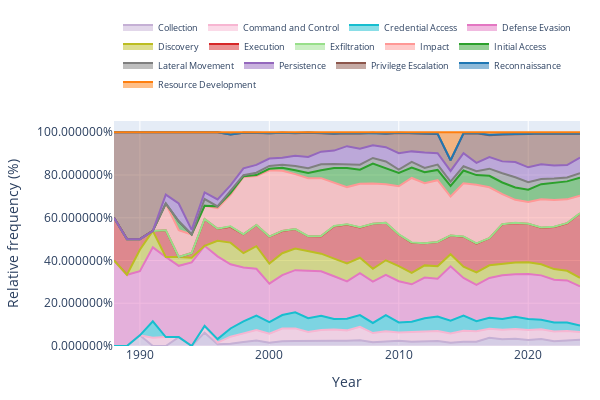

This figure's notebook cell:
### Markdown cell above
### A.3.3 ATT&CK technique distribution within CVEs over the years

### Code cell
import pandas as pd
import numpy as np
import plotly.express as px
import ast

# Assume the dataframe 'df' is already loaded and prepared

# Step 1: Check and ensure attack_tactic column contains lists
def ensure_list_format(x):
    if isinstance(x, str):
        try:
            return ast.literal_eval(x)
        except (ValueError, SyntaxError):
            return x  # Return as-is if it's already a valid string or list
    elif isinstance(x, list):
        return x  # Return as-is if it's already a list
    else:
        return np.nan  # Set invalid values to NaN

attack_df['attack_tactic'] = attack_df['attack_tactic'].apply(ensure_list_format)

# Step 2: Drop rows with NaN in attack_tactic and make a copy to avoid the SettingWithCopyWarning
a33_df = attack_df.dropna(subset=['attack_tactic']).copy()

# Step 3: Extract the year from the published_date column using .loc[] to avoid the warning
a33_df.loc[:, 'published_year'] = pd.to_datetime(a33_df['published_date']).dt.year

# Step 4: Explode the attack_tactic list into separate rows to count each tactic per year
a33_df = a33_df.explode('attack_tactic')

# Step 4: Create the mapping between dataset format and the ATT&CK kill chain
tactic_mapping = {
    'reconnaissance': 'Reconnaissance',
    'resource-development': 'Resource Development',
    'initial-access': 'Initial Access',
    'execution': 'Execution',
    'persistence': 'Persistence',
    'privilege-escalation': 'Privilege Escalation',
    'defense-evasion': 'Defense Evasion',
    'credential-access': 'Credential Access',
    'discovery': 'Discovery',
    'lateral-movement': 'Lateral Movement',
    'collection': 'Collection',
    'command-and-control': 'Command and Control',
    'exfiltration': 'Exfiltration',
    'impact': 'Impact'
}

# Step 5: Translate the attack_tactic values using the mapping and filter only mapped values
a33_df['attack_tactic_translated'] = a33_df['attack_tactic'].map(tactic_mapping)
a33_df = a33_df.dropna(subset=['attack_tactic_translated'])

# Step 6: Group the data by year and translated attack_tactic, and count occurrences
tactic_by_year = a33_df.groupby(['published_year', 'attack_tactic_translated']).size().reset_index(name='count')

# Step 7: Pivot the data so that each column represents an attack tactic, and each row represents a year
pivot_tactic_year = tactic_by_year.pivot(index='published_year', columns='attack_tactic_translated', values='count').fillna(0)

# Step 8: Normalize the data by year to calculate the relative amount of each attack tactic (in percentage)
pivot_tactic_year_normalized = pivot_tactic_year.div(pivot_tactic_year.sum(axis=1), axis=0).fillna(0)  # Multiply by 100 to get percentage values

color_discrete_map = {
    'Reconnaissance': '#1f77b4',  # Muted Blue
    'Resource Development': '#ff7f0e',  # Orange
    'Initial Access': '#2ca02c',  # Green
    'Execution': '#d62728',  # Red
    'Persistence': '#9467bd',  # Purple
    'Privilege Escalation': '#8c564b',  # Brown
    'Defense Evasion': '#e377c2',  # Pink
    'Credential Access': '#17becf',  # Teal
    'Discovery': '#bcbd22',  # Olive Yellow
    'Lateral Movement': '#7f7f7f',  # Dark Gray
    'Collection': '#c5b0d5',  # Light Purple
    'Command and Control': '#f7b6d2',  # Light Pink
    'Exfiltration': '#98df8a',  # Light Green
    'Impact': '#ff9896',  # Coral Red
}

# Step 9: Plot a Streamgraph using Plotly with distinct colors for each tactic
fig = px.area(
    pivot_tactic_year_normalized,
    x=pivot_tactic_year_normalized.index,
    y=pivot_tactic_year_normalized.columns,
    labels={
        "value": "Relative frequency (%)",  # Update label to show percentage
        "published_year": "Year",
        "attack_tactic_translated": ""
    },
    color_discrete_map=color_discrete_map
)

# Update layout to remove the legend title and position the legend above the figure
fig.update_layout(
    showlegend=True,
    legend=dict(
        orientation="h",
        yanchor="bottom",
        y=1.1,  # Position the legend above the figure
        xanchor="center",
        x=0.5,
        font=dict(size=9)  # Set the font size for the legend

    ),
    width=600,
    height=400,
    title={'x': 0.5},  # Center the title
    margin=dict(l=20, r=20, t=60, b=20),  # Adjust margins for better spacing
    yaxis_tickformat='%',  # Set y-axis to show percentage
)
# Display the Streamgraph
fig.show()

### Figure 1 — Plotly figure (JSON) as saved in the notebook; plotly's stock layout.template omitted (floating-point values rounded to 4 significant figures)
{"data": [{"fillpattern": {"shape": ""}, "hovertemplate": "=Collection<br>Year=%{x}<br>Relative frequency (%)=%{y}<extra></extra>", "legendgroup": "Collection", "line": {"color": "#c5b0d5"}, "marker": {"symbol": "circle"}, "mode": "lines", "name": "Collection", "orientation": "v", "showlegend": true, "stackgroup": "1", "type": "scatter", "x": [1988, 1989, 1990, 1991, 1992, 1993, 1994, 1995, 1996, 1997, 1998, 1999, 2000, 2001, 2002, 2003, 2004, 2005, 2006, 2007, 2008, 2009, 2010, 2011, 2012, 2013, 2014, 2015, 2016, 2017, 2018, 2019, 2020, 2021, 2022, 2023, 2024], "xaxis": "x", "y": [0, 0, 0.05, 0, 0, 0.04167, 0, 0.0625, 0.008065, 0.01093, 0.01877, 0.02585, 0.01562, 0.02179, 0.02374, 0.0233, 0.02123, 0.02417, 0.02414, 0.02723, 0.01722, 0.02017, 0.025, 0.02042, 0.02174, 0.02359, 0.01518, 0.02013, 0.01996, 0.03881, 0.03128, 0.03411, 0.02766, 0.03265, 0.0227, 0.02783, 0.02946], "yaxis": "y"}, {"fillpattern": {"shape": ""}, "hovertemplate": "=Command and Control<br>Year=%{x}<br>Relative frequency (%)=%{y}<extra></extra>", "legendgroup": "Command and Control", "line": {"color": "#f7b6d2"}, "marker": {"symbol": "circle"}, "mode": "lines", "name": "Command and Control", "orientation": "v", "showlegend": true, "stackgroup": "1", "type": "scatter", "x": [1988, 1989, 1990, 1991, 1992, 1993, 1994, 1995, 1996, 1997, 1998, 1999, 2000, 2001, 2002, 2003, 2004, 2005, 2006, 2007, 2008, 2009, 2010, 2011, 2012, 2013, 2014, 2015, 2016, 2017, 2018, 2019, 2020, 2021, 2022, 2023, 2024], "xaxis": "x", "y": [0, 0, 0, 0.03846, 0.04167, 0, 0, 0.03125, 0.008065, 0.03279, 0.04021, 0.04837, 0.04164, 0.06, 0.05866, 0.0428, 0.05341, 0.05293, 0.04901, 0.06246, 0.04327, 0.04898, 0.03793, 0.04493, 0.04408, 0.04656, 0.04353, 0.05161, 0.04947, 0.04193, 0.0448, 0.0459, 0.04727, 0.04586, 0.04562, 0.04256, 0.03585], "yaxis": "y"}, {"fillpattern": {"shape": ""}, "hovertemplate": "=Credential Access<br>Year=%{x}<br>Relative frequency (%)=%{y}<extra></extra>", "legendgroup": "Credential Access", "line": {"color": "#17becf"}, "marker": {"symbol": "circle"}, "mode": "lines", "name": "Credential Access", "orientation": "v", "showlegend": true, "stackgroup": "1", "type": "scatter", "x": [1988, 1989, 1990, 1991, 1992, 1993, 1994, 1995, 1996, 1997, 1998, 1999, 2000, 2001, 2002, 2003, 2004, 2005, 2006, 2007, 2008, 2009, 2010, 2011, 2012, 2013, 2014, 2015, 2016, 2017, 2018, 2019, 2020, 2021, 2022, 2023, 2024], "xaxis": "x", "y": [0, 0, 0, 0.07692, 0, 0, 0, 0, 0.01613, 0.03825, 0.0563, 0.06839, 0.05437, 0.06321, 0.07494, 0.06372, 0.0671, 0.04952, 0.05427, 0.05474, 0.04723, 0.07476, 0.04745, 0.04785, 0.06386, 0.06814, 0.06007, 0.07105, 0.04637, 0.05102, 0.04982, 0.05675, 0.05131, 0.04474, 0.04127, 0.03916, 0.03047], "yaxis": "y"}, {"fillpattern": {"shape": ""}, "hovertemplate": "=Defense Evasion<br>Year=%{x}<br>Relative frequency (%)=%{y}<extra></extra>", "legendgroup": "Defense Evasion", "line": {"color": "#e377c2"}, "marker": {"symbol": "circle"}, "mode": "lines", "name": "Defense Evasion", "orientation": "v", "showlegend": true, "stackgroup": "1", "type": "scatter", "x": [1988, 1989, 1990, 1991, 1992, 1993, 1994, 1995, 1996, 1997, 1998, 1999, 2000, 2001, 2002, 2003, 2004, 2005, 2006, 2007, 2008, 2009, 2010, 2011, 2012, 2013, 2014, 2015, 2016, 2017, 2018, 2019, 2020, 2021, 2022, 2023, 2024], "xaxis": "x", "y": [0.4, 0.3333, 0.3, 0.3462, 0.375, 0.3333, 0.3913, 0.375, 0.3871, 0.3005, 0.252, 0.2185, 0.1799, 0.1864, 0.1974, 0.2211, 0.2078, 0.1996, 0.1745, 0.1968, 0.1938, 0.189, 0.1927, 0.1755, 0.1908, 0.1762, 0.2541, 0.1757, 0.1702, 0.1867, 0.205, 0.1984, 0.2108, 0.2072, 0.2, 0.1974, 0.1828], "yaxis": "y"}, {"fillpattern": {"shape": ""}, "hovertemplate": "=Discovery<br>Year=%{x}<br>Relative frequency (%)=%{y}<extra></extra>", "legendgroup": "Discovery", "line": {"color": "#bcbd22"}, "marker": {"symbol": "circle"}, "mode": "lines", "name": "Discovery", "orientation": "v", "showlegend": true, "stackgroup": "1", "type": "scatter", "x": [1988, 1989, 1990, 1991, 1992, 1993, 1994, 1995, 1996, 1997, 1998, 1999, 2000, 2001, 2002, 2003, 2004, 2005, 2006, 2007, 2008, 2009, 2010, 2011, 2012, 2013, 2014, 2015, 2016, 2017, 2018, 2019, 2020, 2021, 2022, 2023, 2024], "xaxis": "x", "y": [0, 0, 0.1, 0.07692, 0, 0.04167, 0.02174, 0, 0.07258, 0.1011, 0.06702, 0.1059, 0.09427, 0.1025, 0.1014, 0.0932, 0.08251, 0.08254, 0.08484, 0.07186, 0.05941, 0.06814, 0.07075, 0.05369, 0.05661, 0.05836, 0.05662, 0.053, 0.0582, 0.05915, 0.05184, 0.05577, 0.05505, 0.05233, 0.05024, 0.04495, 0.04048], "yaxis": "y"}, {"fillpattern": {"shape": ""}, "hovertemplate": "=Execution<br>Year=%{x}<br>Relative frequency (%)=%{y}<extra></extra>", "legendgroup": "Execution", "line": {"color": "#d62728"}, "marker": {"symbol": "circle"}, "mode": "lines", "name": "Execution", "orientation": "v", "showlegend": true, "stackgroup": "1", "type": "scatter", "x": [1988, 1989, 1990, 1991, 1992, 1993, 1994, 1995, 1996, 1997, 1998, 1999, 2000, 2001, 2002, 2003, 2004, 2005, 2006, 2007, 2008, 2009, 2010, 2011, 2012, 2013, 2014, 2015, 2016, 2017, 2018, 2019, 2020, 2021, 2022, 2023, 2024], "xaxis": "x", "y": [0.2, 0.1667, 0.05, 0, 0.125, 0, 0.02174, 0.125, 0.05645, 0.07377, 0.08847, 0.09925, 0.1261, 0.1039, 0.09088, 0.06895, 0.08182, 0.152, 0.1812, 0.1412, 0.2108, 0.1756, 0.1478, 0.1408, 0.1036, 0.1138, 0.08707, 0.1401, 0.1349, 0.1266, 0.1866, 0.1847, 0.1795, 0.1708, 0.197, 0.2224, 0.3018], "yaxis": "y"}, {"fillpattern": {"shape": ""}, "hovertemplate": "=Exfiltration<br>Year=%{x}<br>Relative frequency (%)=%{y}<extra></extra>", "legendgroup": "Exfiltration", "line": {"color": "#98df8a"}, "marker": {"symbol": "circle"}, "mode": "lines", "name": "Exfiltration", "orientation": "v", "showlegend": true, "stackgroup": "1", "type": "scatter", "x": [1988, 1989, 1990, 1991, 1992, 1993, 1994, 1995, 1996, 1997, 1998, 1999, 2000, 2001, 2002, 2003, 2004, 2005, 2006, 2007, 2008, 2009, 2010, 2011, 2012, 2013, 2014, 2015, 2016, 2017, 2018, 2019, 2020, 2021, 2022, 2023, 2024], "xaxis": "x", "y": [0, 0, 0, 0, 0, 0, 0, 0, 0, 0.002732, 0, 0, 0, 0.0007143, 0.0003391, 0.000951, 0.001027, 0.001021, 0.001024, 0.001684, 0.0006094, 0.0002881, 0.0008503, 0.001167, 0.0006039, 0.0001552, 0.0007271, 0.0006943, 0.0008365, 0.0002841, 0.0005179, 0.0007753, 0.0007196, 0.0007983, 0.0008058, 0.0003549, 0.0004121], "yaxis": "y"}, {"fillpattern": {"shape": ""}, "hovertemplate": "=Impact<br>Year=%{x}<br>Relative frequency (%)=%{y}<extra></extra>", "legendgroup": "Impact", "line": {"color": "#ff9896"}, "marker": {"symbol": "circle"}, "mode": "lines", "name": "Impact", "orientation": "v", "showlegend": true, "stackgroup": "1", "type": "scatter", "x": [1988, 1989, 1990, 1991, 1992, 1993, 1994, 1995, 1996, 1997, 1998, 1999, 2000, 2001, 2002, 2003, 2004, 2005, 2006, 2007, 2008, 2009, 2010, 2011, 2012, 2013, 2014, 2015, 2016, 2017, 2018, 2019, 2020, 2021, 2022, 2023, 2024], "xaxis": "x", "y": [0, 0, 0, 0, 0.125, 0.125, 0.08696, 0.0625, 0.09677, 0.1475, 0.2681, 0.2294, 0.31, 0.2811, 0.2567, 0.271, 0.2705, 0.203, 0.1744, 0.2028, 0.188, 0.1793, 0.225, 0.3017, 0.2799, 0.2892, 0.182, 0.2487, 0.274, 0.2379, 0.1402, 0.1074, 0.1016, 0.1327, 0.1251, 0.1113, 0.08164], "yaxis": "y"}, {"fillpattern": {"shape": ""}, "hovertemplate": "=Initial Access<br>Year=%{x}<br>Relative frequency (%)=%{y}<extra></extra>", "legendgroup": "Initial Access", "line": {"color": "#2ca02c"}, "marker": {"symbol": "circle"}, "mode": "lines", "name": "Initial Access", "orientation": "v", "showlegend": true, "stackgroup": "1", "type": "scatter", "x": [1988, 1989, 1990, 1991, 1992, 1993, 1994, 1995, 1996, 1997, 1998, 1999, 2000, 2001, 2002, 2003, 2004, 2005, 2006, 2007, 2008, 2009, 2010, 2011, 2012, 2013, 2014, 2015, 2016, 2017, 2018, 2019, 2020, 2021, 2022, 2023, 2024], "xaxis": "x", "y": [0, 0, 0, 0, 0, 0.04167, 0, 0, 0.008065, 0.008197, 0.002681, 0.00417, 0.00694, 0.01429, 0.01831, 0.02425, 0.03732, 0.06756, 0.08938, 0.06582, 0.09308, 0.07491, 0.06241, 0.04863, 0.05163, 0.04796, 0.04999, 0.05994, 0.04565, 0.05352, 0.05485, 0.05784, 0.05743, 0.07009, 0.081, 0.08414, 0.08468], "yaxis": "y"}, {"fillpattern": {"shape": ""}, "hovertemplate": "=Lateral Movement<br>Year=%{x}<br>Relative frequency (%)=%{y}<extra></extra>", "legendgroup": "Lateral Movement", "line": {"color": "#7f7f7f"}, "marker": {"symbol": "circle"}, "mode": "lines", "name": "Lateral Movement", "orientation": "v", "showlegend": true, "stackgroup": "1", "type": "scatter", "x": [1988, 1989, 1990, 1991, 1992, 1993, 1994, 1995, 1996, 1997, 1998, 1999, 2000, 2001, 2002, 2003, 2004, 2005, 2006, 2007, 2008, 2009, 2010, 2011, 2012, 2013, 2014, 2015, 2016, 2017, 2018, 2019, 2020, 2021, 2022, 2023, 2024], "xaxis": "x", "y": [0, 0, 0, 0, 0, 0, 0, 0.03125, 0, 0.01093, 0.005362, 0.01084, 0.01388, 0.01393, 0.01967, 0.02187, 0.02705, 0.01889, 0.01843, 0.02344, 0.0262, 0.03198, 0.01565, 0.02665, 0.02038, 0.02468, 0.0199, 0.0199, 0.01781, 0.03364, 0.04319, 0.04771, 0.03512, 0.02423, 0.01948, 0.01828, 0.02037], "yaxis": "y"}, {"fillpattern": {"shape": ""}, "hovertemplate": "=Persistence<br>Year=%{x}<br>Relative frequency (%)=%{y}<extra></extra>", "legendgroup": "Persistence", "line": {"color": "#9467bd"}, "marker": {"symbol": "circle"}, "mode": "lines", "name": "Persistence", "orientation": "v", "showlegend": true, "stackgroup": "1", "type": "scatter", "x": [1988, 1989, 1990, 1991, 1992, 1993, 1994, 1995, 1996, 1997, 1998, 1999, 2000, 2001, 2002, 2003, 2004, 2005, 2006, 2007, 2008, 2009, 2010, 2011, 2012, 2013, 2014, 2015, 2016, 2017, 2018, 2019, 2020, 2021, 2022, 2023, 2024], "xaxis": "x", "y": [0, 0, 0, 0, 0.04167, 0.08333, 0.02174, 0.03125, 0.03226, 0.02459, 0.03217, 0.0367, 0.03412, 0.0325, 0.04781, 0.05326, 0.05957, 0.06297, 0.08367, 0.07509, 0.05987, 0.06698, 0.0767, 0.04921, 0.07186, 0.05339, 0.0498, 0.06098, 0.03956, 0.05443, 0.05562, 0.07128, 0.06944, 0.06861, 0.06142, 0.05809, 0.07371], "yaxis": "y"}, {"fillpattern": {"shape": ""}, "hovertemplate": "=Privilege Escalation<br>Year=%{x}<br>Relative frequency (%)=%{y}<extra></extra>", "legendgroup": "Privilege Escalation", "line": {"color": "#8c564b"}, "marker": {"symbol": "circle"}, "mode": "lines", "name": "Privilege Escalation", "orientation": "v", "showlegend": true, "stackgroup": "1", "type": "scatter", "x": [1988, 1989, 1990, 1991, 1992, 1993, 1994, 1995, 1996, 1997, 1998, 1999, 2000, 2001, 2002, 2003, 2004, 2005, 2006, 2007, 2008, 2009, 2010, 2011, 2012, 2013, 2014, 2015, 2016, 2017, 2018, 2019, 2020, 2021, 2022, 2023, 2024], "xaxis": "x", "y": [0.4, 0.5, 0.5, 0.4615, 0.2917, 0.3333, 0.4565, 0.2812, 0.3145, 0.2377, 0.1662, 0.1493, 0.118, 0.1168, 0.1055, 0.1136, 0.0849, 0.07897, 0.061, 0.07158, 0.05789, 0.06295, 0.09439, 0.08422, 0.08937, 0.09033, 0.04953, 0.09292, 0.1383, 0.1023, 0.1257, 0.129, 0.156, 0.1437, 0.149, 0.1465, 0.1111], "yaxis": "y"}, {"fillpattern": {"shape": ""}, "hovertemplate": "=Reconnaissance<br>Year=%{x}<br>Relative frequency (%)=%{y}<extra></extra>", "legendgroup": "Reconnaissance", "line": {"color": "#1f77b4"}, "marker": {"symbol": "circle"}, "mode": "lines", "name": "Reconnaissance", "orientation": "v", "showlegend": true, "stackgroup": "1", "type": "scatter", "x": [1988, 1989, 1990, 1991, 1992, 1993, 1994, 1995, 1996, 1997, 1998, 1999, 2000, 2001, 2002, 2003, 2004, 2005, 2006, 2007, 2008, 2009, 2010, 2011, 2012, 2013, 2014, 2015, 2016, 2017, 2018, 2019, 2020, 2021, 2022, 2023, 2024], "xaxis": "x", "y": [0, 0, 0, 0, 0, 0, 0, 0, 0, 0, 0, 0.000834, 0, 0.0003571, 0.001017, 0.0004755, 0.001027, 0.001021, 0.0007314, 0.0009825, 0.0001523, 0.0008643, 0.0006803, 0.0009726, 0.0007548, 0.000776, 0.0003635, 0.0005786, 0.001315, 0.001477, 0.001243, 0.001241, 0.001259, 0.001237, 0.001156, 0.001006, 0.0007726], "yaxis": "y"}, {"fillpattern": {"shape": ""}, "hovertemplate": "=Resource Development<br>Year=%{x}<br>Relative frequency (%)=%{y}<extra></extra>", "legendgroup": "Resource Development", "line": {"color": "#ff7f0e"}, "marker": {"symbol": "circle"}, "mode": "lines", "name": "Resource Development", "orientation": "v", "showlegend": true, "stackgroup": "1", "type": "scatter", "x": [1988, 1989, 1990, 1991, 1992, 1993, 1994, 1995, 1996, 1997, 1998, 1999, 2000, 2001, 2002, 2003, 2004, 2005, 2006, 2007, 2008, 2009, 2010, 2011, 2012, 2013, 2014, 2015, 2016, 2017, 2018, 2019, 2020, 2021, 2022, 2023, 2024], "xaxis": "x", "y": [0, 0, 0, 0, 0, 0, 0, 0, 0, 0.01093, 0.002681, 0.002502, 0.005205, 0.0025, 0.00373, 0.001427, 0.004793, 0.005786, 0.003365, 0.004351, 0.002438, 0.00605, 0.002721, 0.004279, 0.004831, 0.006984, 0.1311, 0.004744, 0.003466, 0.01222, 0.009323, 0.009149, 0.006791, 0.005109, 0.005255, 0.006004, 0.006361], "yaxis": "y"}], "layout": {"height": 400, "legend": {"font": {"size": 9}, "orientation": "h", "title": {"text": ""}, "tracegroupgap": 0, "x": 0.5, "xanchor": "center", "y": 1.1, "yanchor": "bottom"}, "margin": {"b": 20, "l": 20, "r": 20, "t": 60}, "showlegend": true, "title": {"x": 0.5}, "width": 600, "xaxis": {"anchor": "y", "autorange": true, "domain": [0, 1], "range": [1988, 2024], "title": {"text": "Year"}, "type": "linear"}, "yaxis": {"anchor": "x", "autorange": true, "domain": [0, 1], "range": [0, 1.053], "tickformat": "%", "title": {"text": "Relative frequency (%)"}, "type": "linear"}}}
